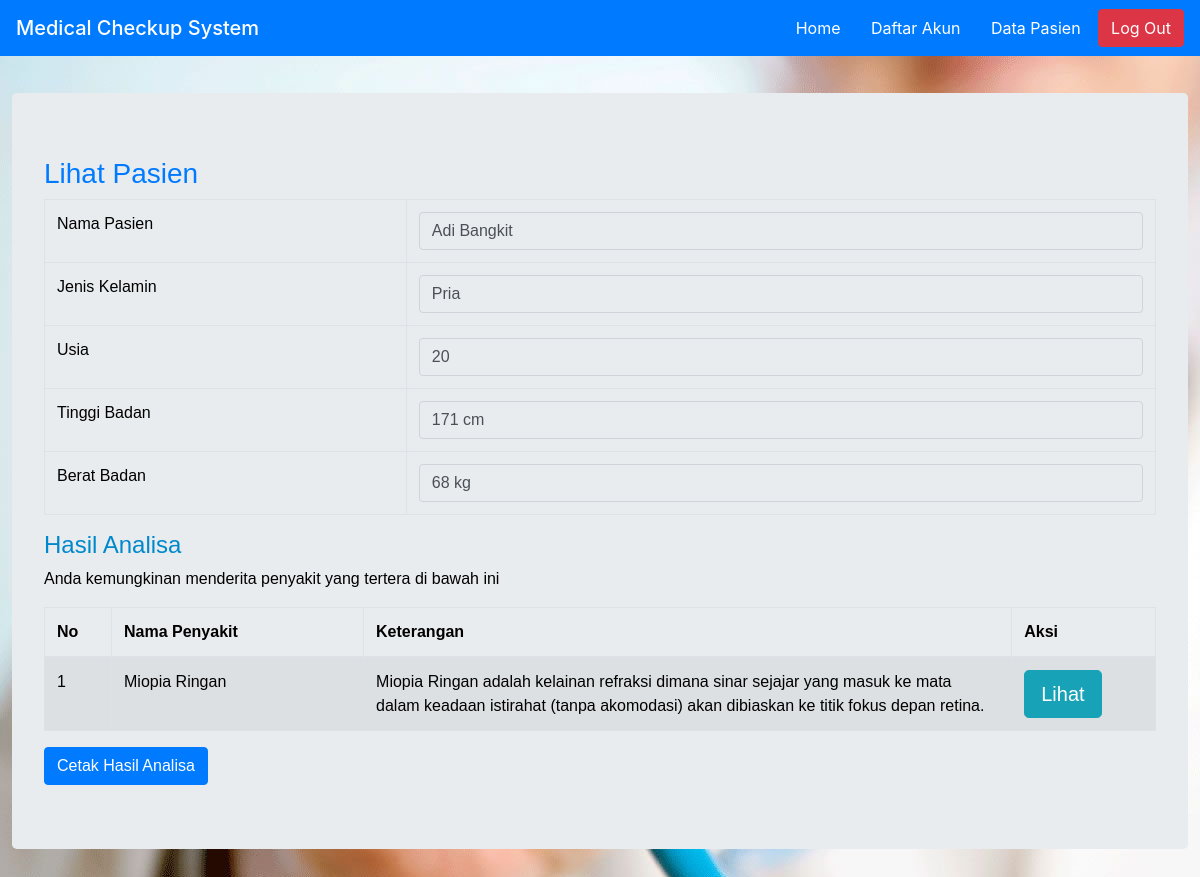
The app's page /content/media.php?page=patient_data&act=view&id=39 (signed in) with its own data.
### tables this page shows
CREATE TABLE `patient_tb` (
  `patient_id` int(100) NOT NULL,
  `name` varchar(100) NOT NULL,
  `gender` varchar(100) NOT NULL,
  `age` int(3) NOT NULL,
  `height` int(3) NOT NULL,
  `weight` int(3) NOT NULL
);

CREATE TABLE `checkup_result_tb` (
  `id` int(11) NOT NULL,
  `patient_id` int(100) NOT NULL,
  `disease_id` int(10) NOT NULL,
  `accuracy` int(10) NOT NULL
);

CREATE TABLE `disease_tb` (
  `disease_id` int(10) NOT NULL,
  `disease_name` varchar(100) NOT NULL,
  `description` varchar(500) NOT NULL
);

### content/module/checkup.php (the view, shortened to what this page needs)
<?php
	include "../configuration/connection.php";
	if(isset($_GET['id_user'])) {
		$user = $_GET['id_user'];
	} else {
		$user = $_GET['id'];
	}
	echo "<h1>Hasil Analisa</h1>";
?>
<?php
	$no = 1;
?>
	<p>Anda kemungkinan menderita penyakit yang tertera di bawah ini</p>
	<div class="table-responsive">
		<table class="table table-striped table-bordered table-hover" border="1">
			<thead>
				<tr>
					<th width="3%">No</th>
					<th width="14%">Nama Penyakit</th>
					<th width="36%">Keterangan</th>
					<th width="6%">Aksi</th>
				</tr>
			</thead>
			<tbody>
				<?php
				$query2 = mysqli_query($connection,"SELECT * FROM checkup_result_tb WHERE patient_id='$user'");
				while($fetch2 = mysqli_fetch_array($query2)) {
					$disease_query = mysqli_query($connection,"SELECT * FROM disease_tb WHERE disease_id='$fetch2[disease_id]'");
					$disease_fetch = mysqli_fetch_array($disease_query);
				?>
					<tr>
						<td><?php echo $no;?></td>
						<td><?php echo $disease_fetch['disease_name'];?></td>
						<td><?php echo $disease_fetch['description'];?></td>
						<td><button type="button" class="btn btn-info btn-lg" data-toggle="modal" data-target="#myModal">Lihat</button></button></td>
					</tr>
				<?php
					$no++;
				}
				?>
			</tbody>
		</table>
		<form method="get" action="module/print_checkup.php">
			<input type="submit" value="Cetak Hasil Analisa"  class="btn btn-primary btn-md"/>
		</form>
	</div>

### content/module/patient_data.php (shortened to what this page needs)
<?php
	if(empty($_SESSION['username']) AND empty($_SESSION['password'])) {
		echo "<center> <p>You need to be logged in to access this page.</p> <p><a href=\"../index.php\">Please log in.</a></p> </center>";
	} else {
		$act = isset($_GET['act']) ? $_GET['act'] : '';
		switch($act) {
?>
			<?php
			case 'view':
				$query = mysqli_query($connection,"SELECT * FROM patient_tb WHERE patient_id='$_GET[id]'");
				$fetch = mysqli_fetch_array($query);
			?>
				<h3 class="page-header text-primary">Lihat Pasien</h3>
				<table class="table table-bordered">
					<tr>
						<td>Nama Pasien</td>
						<td><input class="form-control" type="text" name="txt_name" id="txt_name" value="<?php echo $fetch['name'];?>" readonly="true"></td>
					</tr>
					<tr>
						<td>Jenis Kelamin</td>
						<td><input class="form-control" type="text" name="txt_gender" id="txt_gender" value="<?php echo $fetch['gender'];?>" readonly="true"></td>
					</tr>
					<tr>
						<td>Usia</td>
						<td><input class="form-control" type="text" name="txt_age" id="txt_age" value="<?php echo $fetch['age'];?>" readonly="true"></td>
					</tr>
					<tr>
						<td>Tinggi Badan</td>
						<td><input class="form-control" type="text" name="txt_height" id="txt_height" value="<?php echo $fetch['height']." cm";?>" readonly="true"></td>
					</tr>
					<tr>
						<td>Berat Badan</td>
						<td><input class="form-control" type="text" name="txt_weight" id="txt_weight" value="<?php echo $fetch['weight']." kg";?>" readonly="true"></td>
					</tr>
				</table>
			<?php
				include 'module/checkup.php';
				break;
			?>
	<?php
		}
	}
	?>

### style/style.css (style rules this page uses)
#content h1 { color: #0088CC; font-family: arial; font-size: 24px; }
#content p { color: #000000; }
.jumbotron table { color: #000000; width: 100%; }

### records on screen
patient_tb: txt_name "Adi Bangkit", txt_gender "Pria", txt_age "20", txt_height "171 cm", txt_weight "68 kg"
checkup_result_tb: disease.disease_name "Miopia Ringan", disease.description "Miopia Ringan adalah kelainan refraksi dimana sinar sejajar yang masuk ke mata dalam keadaan istirahat (tanpa akomodasi) akan dibiaskan ke titik fokus depan retina."
